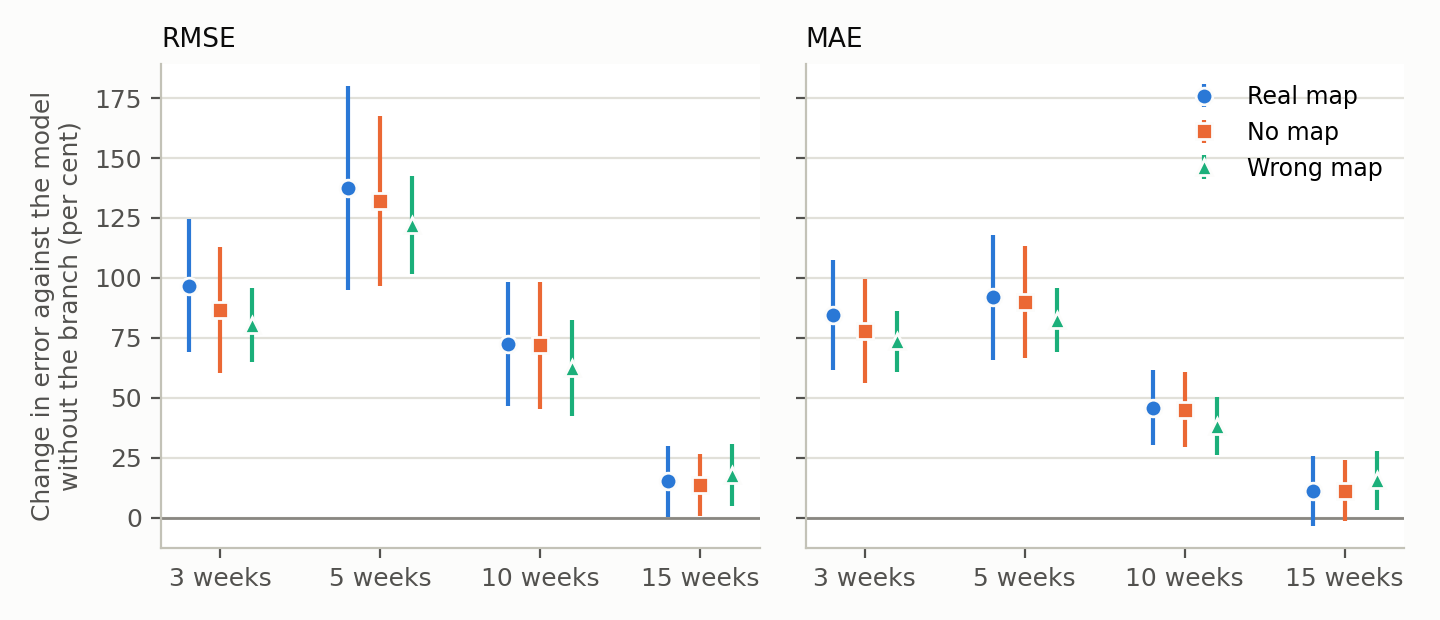

Python code for this plot:
"""Figure 1: deviation branch against v1, paired over 15 seeds, test split, COVID (US states).

Run from the repository root:  python fig1_deviation_branch.py [repo_root] [out_dir]
Defaults: repo_root = ".", out_dir = "figures". Reads committed records only and asserts
known values before plotting, so a changed input stops the build."""
import os, sys
REPO = sys.argv[1] if len(sys.argv) > 1 else "."
OUT_DIR = sys.argv[2] if len(sys.argv) > 2 else "figures"
os.makedirs(OUT_DIR, exist_ok=True)
import json, math, statistics as st
import matplotlib; matplotlib.use("Agg")
import matplotlib.pyplot as plt
SEEDS = list(range(42, 183, 10)); assert len(SEEDS) == 15
H = [3, 5, 10, 15]; T = 2.1447866879   # t(0.975, 14)
def load(f):
    out = {}
    for r in json.load(open(f"{REPO}/{f}")):
        if r["model"] != "encoder": continue
        k = (r["metric"], r["horizon"]); assert k not in out; out[k] = r["node_mean"]
    assert len(out) == 28, f; return out
def ref(s):
    return load(f"results/single/encoder__covid_us-states__seed{s}.json" if s <= 82
                else f"ablation/single/encoder__covid_us-states__seed{s}__v1ref.json")
V1 = {s: ref(s) for s in SEEDS}
ARMS = [("v2graph", "Real map", "#2a78d6", "o"), ("v2nograph", "No map", "#eb6834", "s"),
        ("v2shuf", "Wrong map", "#1baf7a", "^")]
def stats_for(arm, m, h):
    A = {s: load(f"ablation/single/encoder__covid_us-states__seed{s}__{arm}.json") for s in SEEDS}
    d = [A[s][(m, h)] - V1[s][(m, h)] for s in SEEDS]; base = st.mean(V1[s][(m, h)] for s in SEEDS)
    mu = st.mean(d); half = T * st.stdev(d) / math.sqrt(15)
    return 100 * mu / base, 100 * (mu - half) / base, 100 * (mu + half) / base, mu
R = {(a, m, h): stats_for(a, m, h) for a, *_ in ARMS for m in ("rmse", "mae") for h in H}
assert abs(R[("v2graph", "rmse", 3)][3] - 5138.013) < 1e-3          # pre-registered verdict table
assert abs(R[("v2graph", "rmse", 3)][0] - 96.8) < 0.05 and abs(R[("v2graph", "rmse", 5)][0] - 137.6) < 0.05
plt.rcParams.update({"font.family": "DejaVu Sans", "font.size": 9, "axes.edgecolor": "#c3c2b7",
                     "axes.labelcolor": "#52514e", "xtick.color": "#52514e", "ytick.color": "#52514e"})
fig, axes = plt.subplots(1, 2, figsize=(7.2, 3.1), sharey=True)
for ax, m, title in zip(axes, ("rmse", "mae"), ("RMSE", "MAE")):
    ax.axhline(0, color="#898781", lw=1)
    for i, (arm, lab, col, mk) in enumerate(ARMS):
        xs = [j + (i - 1) * 0.2 for j in range(4)]
        pts = [R[(arm, m, h)] for h in H]
        ax.errorbar(xs, [p[0] for p in pts], yerr=[[p[0] - p[1] for p in pts], [p[2] - p[0] for p in pts]],
                    fmt=mk, color=col, ms=6, lw=1.5, capsize=0, mec="#fcfcfb", mew=1, label=lab)
    ax.set_xticks(range(4)); ax.set_xticklabels([f"{h} weeks" for h in H])
    ax.set_title(title, fontsize=9.5, color="#0b0b0b", loc="left")
    ax.grid(axis="y", color="#e1e0d9", lw=0.8); ax.set_axisbelow(True)
    for s in ("top", "right"): ax.spines[s].set_visible(False)
axes[0].set_ylabel("Change in error against the model\nwithout the branch (per cent)")
axes[1].legend(frameon=False, loc="upper right", fontsize=8.5)
fig.tight_layout()
out = os.path.join(OUT_DIR, "fig1_deviation_branch.png")
fig.savefig(out, dpi=200, facecolor="#fcfcfb"); print("wrote", out)
for a, *_ in ARMS:
    print(a, {f"{m}{h}": tuple(round(x, 1) for x in R[(a, m, h)][:3]) for m in ("rmse", "mae") for h in H})
